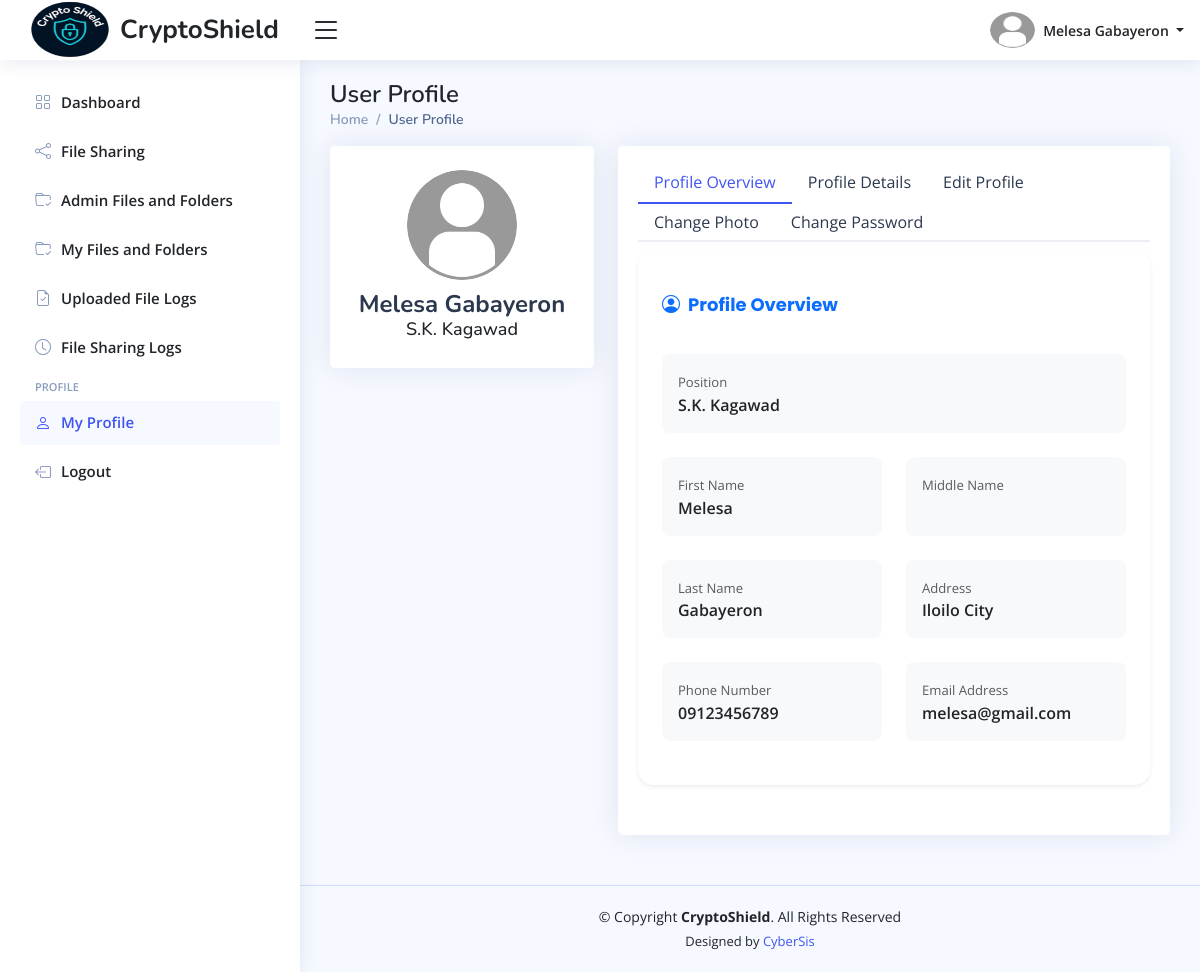
Screenshot of /officials/home.php?page=user-profile (signed in) with the database file from the repository.
### tables this page shows
CREATE TABLE `officials_info_tbl` (
  `official_id` int(11) NOT NULL,
  `profile_picture` varchar(255) DEFAULT NULL,
  `date_of_birth` date DEFAULT NULL,
  `gender` enum('Male','Female','Others') DEFAULT 'Others',
  `phone_number` varchar(100) NOT NULL,
  `full_address` varchar(255) NOT NULL,
  `updated_at` timestamp NOT NULL DEFAULT current_timestamp() ON UPDATE current_timestamp()
);

CREATE TABLE `officials_accounts_tbl` (
  `official_id` int(11) NOT NULL,
  `first_name` varchar(100) NOT NULL,
  `middle_name` varchar(100) DEFAULT NULL,
  `last_name` varchar(100) NOT NULL,
  `email_address` varchar(150) NOT NULL,
  `official_password` varchar(255) NOT NULL,
  `position` enum('Brgy. Captain','Brgy. Secretary','Brgy. Treasurer','Brgy. Kagawad','S.K. Chairman','S.K. Kagawad') NOT NULL,
  `is_online` enum('Yes','No') DEFAULT 'No',
  `reset_password_token` varchar(255) DEFAULT NULL,
  `password_token_expiry` datetime DEFAULT NULL,
  `created_at` timestamp NOT NULL DEFAULT current_timestamp(),
  `updated_at` timestamp NOT NULL DEFAULT current_timestamp() ON UPDATE current_timestamp(),
  `last_login` timestamp NULL DEFAULT NULL
);

### officials/includes/page-titles.php (called while the page is built)
<?php
    $page_titles = [
        "dashboard" => "$position's Dashboard",
        "admin-files-and-folders" => "Admin Files and Folders", "admin-folder-contents" => "Admin Folder Details",
        "my-files-and-folders" => "My Files and Folders", "my-folder-contents" => "My Folder Details", "folder-contents" => "Folder Contents",
        "officials-accounts" => "Officials Accounts",
        "employee-management" => "Employee Management",
        "user-uploaded-files" => "User Uploaded Files",
        "file-sharing" => "File Sharing",
        "file-sharing-logs" => "File Sharing Logs",
        "user-profile" => "User Profile"
    ];
?>

### officials/pages/user-profile.php (the view, shortened to what this page needs)
<?php
    $active_tab = "overview";
?>
<main id="main" class="main">
    <?php include_once "includes/pagetitle.php"; ?>
    <section class="section profile">
        <div class="row">
            <div class="col-xl-4">
                <div class="card mb-2">
                    <div class="card-body profile-card pt-4 d-flex flex-column align-items-center">
                        <img
                            src="<?php echo htmlspecialchars($image_path . $profile_picture); ?>"
                            alt="Profile Picture"
                            class="rounded-circle"
                            id="profile-preview"
                            width="110" height="110">
                        <h2> <?php echo htmlspecialchars($first_name . " " . $last_name); ?> </h2>
                        <h3> <?php echo htmlspecialchars($position); ?> </h3>
                    </div>
                </div>
            </div>
            <div class="col-xl-8">
                <div class="card">
                    <div class="card-body pt-3">
                        <ul class="nav nav-tabs nav-tabs-bordered">
                            <li class="nav-item">
                                <button class="nav-link <?php echo htmlspecialchars($active_tab === "overview" ? "active" : ""); ?>" data-bs-toggle="tab" data-bs-target="#profile-overview"> Profile Overview </button>
                            </li>
                            <li class="nav-item">
                                <button class="nav-link" data-bs-toggle="tab" data-bs-target="#other-information"> Profile Details </button>
                            </li>
                            <li class="nav-item">
                                <button class="nav-link <?php echo htmlspecialchars($active_tab === "profile" ? "active" : ""); ?>" data-bs-toggle="tab" data-bs-target="#edit-information"> Edit Profile </button>
                            </li>
                            <li class="nav-item">
                                <button class="nav-link <?php echo htmlspecialchars($active_tab === "photo" ? "active" : ""); ?>" data-bs-toggle="tab" data-bs-target="#picture-edit"> Change Photo </button>
                            </li>
                            <li class="nav-item">
                                <button class="nav-link <?php echo htmlspecialchars($active_tab === "password" ? "active" : ""); ?>" data-bs-toggle="tab" data-bs-target="#change-password"> Change Password </button>
                            </li>
                        </ul>
                        <div class="tab-content pt-2">
                            <div class="tab-pane fade <?php echo htmlspecialchars($active_tab === "overview" ? "show active" : ""); ?> profile-overview" id="profile-overview">
                                <div class="card border-0 shadow-sm rounded-4">
                                    <div class="card-body p-4">
                                        <h5 class="card-title fw-bold mb-4 text-primary">
                                            <i class="bi bi-person-circle me-2"></i>Profile Overview
                                        </h5>
                                        <div class="row g-4">
                                            <div class="col-md-12">
                                                <div class="bg-light rounded-3 p-3 h-100">
                                                    <small class="text-muted">Position</small>
                                                    <p class="fw-semibold fs-6 mb-0"><?php echo htmlspecialchars($position); ?></p>
                                                </div>
                                            </div>
                                            <div class="col-md-6">
                                                <div class="bg-light rounded-3 p-3 h-100">
                                                    <small class="text-muted">First Name</small>
                                                    <p class="fw-semibold fs-6 mb-0"><?php echo htmlspecialchars($first_name); ?></p>
                                                </div>
                                            </div>
                                            <div class="col-md-6">
                                                <div class="bg-light rounded-3 p-3 h-100">
                                                    <small class="text-muted">Middle Name</small>
                                                </div>
                                            </div>
                                            <div class="col-md-6">
                                                <div class="bg-light rounded-3 p-3 h-100">
                                                    <small class="text-muted">Last Name</small>
                                                    <p class="fw-semibold fs-6 mb-0"><?php echo htmlspecialchars($last_name); ?></p>
                                                </div>
                                            </div>
                                            <div class="col-md-6">
                                                <div class="bg-light rounded-3 p-3 h-100">
                                                    <small class="text-muted">Address</small>
                                                    <p class="fw-semibold fs-6 mb-0"><?php echo htmlspecialchars($address); ?></p>
                                                </div>
                                            </div>
                                            <div class="col-md-6">
                                                <div class="bg-light rounded-3 p-3 h-100">
                                                    <small class="text-muted">Phone Number</small>
                                                    <p class="fw-semibold fs-6 mb-0"><?php echo htmlspecialchars($phone_number); ?></p>
                                                </div>
                                            </div>
                                            <div class="col-md-6">
                                                <div class="bg-light rounded-3 p-3 h-100">
                                                    <small class="text-muted">Email Address</small>
                                                    <p class="fw-semibold fs-6 mb-0"><?php echo htmlspecialchars($email_address); ?></p>
                                                </div>
                                            </div>
                                        </div>
                                    </div>
                                </div>
                            </div>
                        </div>
                    </div>
                </div>
            </div>
        </div>
    </section>
</main>

### officials/includes/header.php (shortened to what this page needs)
<header id="header" class="header fixed-top d-flex align-items-center">
    <div class="d-flex align-items-center justify-content-between">
        <a href="home.php?page=dashboard" class="logo d-flex align-items-center">
            <img src="../assets/imgs/logo.png" alt="Logo" width="100">
            <span class="d-none d-lg-block"> CryptoShield </span>
        </a>
        <i class="bi bi-list toggle-sidebar-btn"></i>
    </div>
    <nav class="header-nav ms-auto">
        <ul class="d-flex align-items-center">
            <li class="nav-item dropdown pe-3">
                <a class="nav-link nav-profile d-flex align-items-center pe-0" href="#" data-bs-toggle="dropdown">
                    <img src="<?php echo htmlspecialchars($image_path . $profile_picture); ?>" alt="Profile Image" class="rounded-circle" width="45" height="45">
                    <span class="d-none d-md-block dropdown-toggle ps-2">
                        <?php echo htmlspecialchars($first_name . " " . $last_name); ?>
                    </span>
                </a>
            </li>
        </ul>
    </nav>
</header>

### officials/includes/pagetitle.php (shortened to what this page needs)
<div class="pagetitle">
    <h1>
        <?php echo htmlspecialchars($page_titles[$page_name]); ?>
    </h1>
    <nav>
        <ol class="breadcrumb">
            <li class="breadcrumb-item"><a href="home.php?page=dashboard"> Home </a></li>
            <li class="breadcrumb-item active">
                <?php echo htmlspecialchars($page_titles[$page_name]); ?>
            </li>
        </ol>
    </nav>
</div>

### assets/main/css/main-style.css (style rules this page uses)
:root { scroll-behavior: smooth; }
body { font-family: "Open Sans", sans-serif; background: #f6f9ff; color: #444444; }
a { color: #4154f1; text-decoration: none; }
h1, h2, h3, h4, h5, h6 { font-family: "Nunito", sans-serif; }
#main { margin-top: 60px; padding: 20px 30px; transition: all 0.3s; }
.pagetitle { margin-bottom: 10px; }
.pagetitle h1 { font-size: 24px; margin-bottom: 0; font-weight: 600; color: #212529; }
.card { margin-bottom: 30px; border: none; border-radius: 5px; box-shadow: 0px 0 30px rgba(1, 41, 112, 0.1); }
.card-title { padding: 20px 0 15px 0; font-size: 18px; font-weight: 500; color: #212529; font-family: "Poppins", sans-serif; }
.card-body { padding: 0 20px 20px 20px; }
.breadcrumb { font-size: 14px; font-family: "Nunito", sans-serif; color: #899bbd; font-weight: 600; }
.breadcrumb a { color: #899bbd; transition: 0.3s; }
.breadcrumb .breadcrumb-item::before { color: #899bbd; }
.breadcrumb .active { color: #51678f; font-weight: 600; }
.nav-tabs-bordered { border-bottom: 2px solid #ebeef4; }
.nav-tabs-bordered .nav-link { margin-bottom: -2px; border: none; color: #2c384e; }
.nav-tabs-bordered .nav-link.active { background-color: #fff; color: #4154f1; border-bottom: 2px solid #4154f1; }
.logo { line-height: 1; }
@media (min-width: 1200px) { .logo { width: 280px; } }
.logo span { font-size: 26px; font-weight: 700; color: #212529; font-family: "Nunito", sans-serif; }
.header { transition: all 0.5s; z-index: 997; height: 60px; box-shadow: 0px 2px 20px rgba(1, 41, 112, 0.1); background-color: #fff; padding-left: 20px; }
.header .toggle-sidebar-btn { font-size: 32px; padding-left: 10px; cursor: pointer; color: #212529; }
.header-nav ul { list-style: none; }
.header-nav>ul { margin: 0; padding: 0; }
.header-nav .nav-profile { color: #212529; }
.header-nav .nav-profile img { max-height: 36px; }
.header-nav .nav-profile span { font-size: 14px; font-weight: 600; }
@media (min-width: 1200px) { #main, #footer { margin-left: 300px; } }
.profile .profile-card img { max-width: 120px; }
.profile .profile-card h2 { font-size: 24px; font-weight: 700; color: #2c384e; margin: 10px 0 0 0; }
.profile .profile-card h3 { font-size: 18px; }
.profile .profile-overview .row { margin-bottom: 20px; font-size: 15px; }
.profile .profile-overview .card-title { color: #212529; }

### officials/home.php (style rules this page uses)
.logo img { max-height: 70px; }

### rows the page displays
officials_info_tbl: official_id.last_name "Melesa Gabayeron", official_id.position "User Profile", official_id.position "S.K. Kagawad", official_id.first_name "Melesa", official_id.last_name "Gabayeron", full_address "Iloilo City", phone_number "09123456789", official_id.email_address "melesa@gmail.com"
